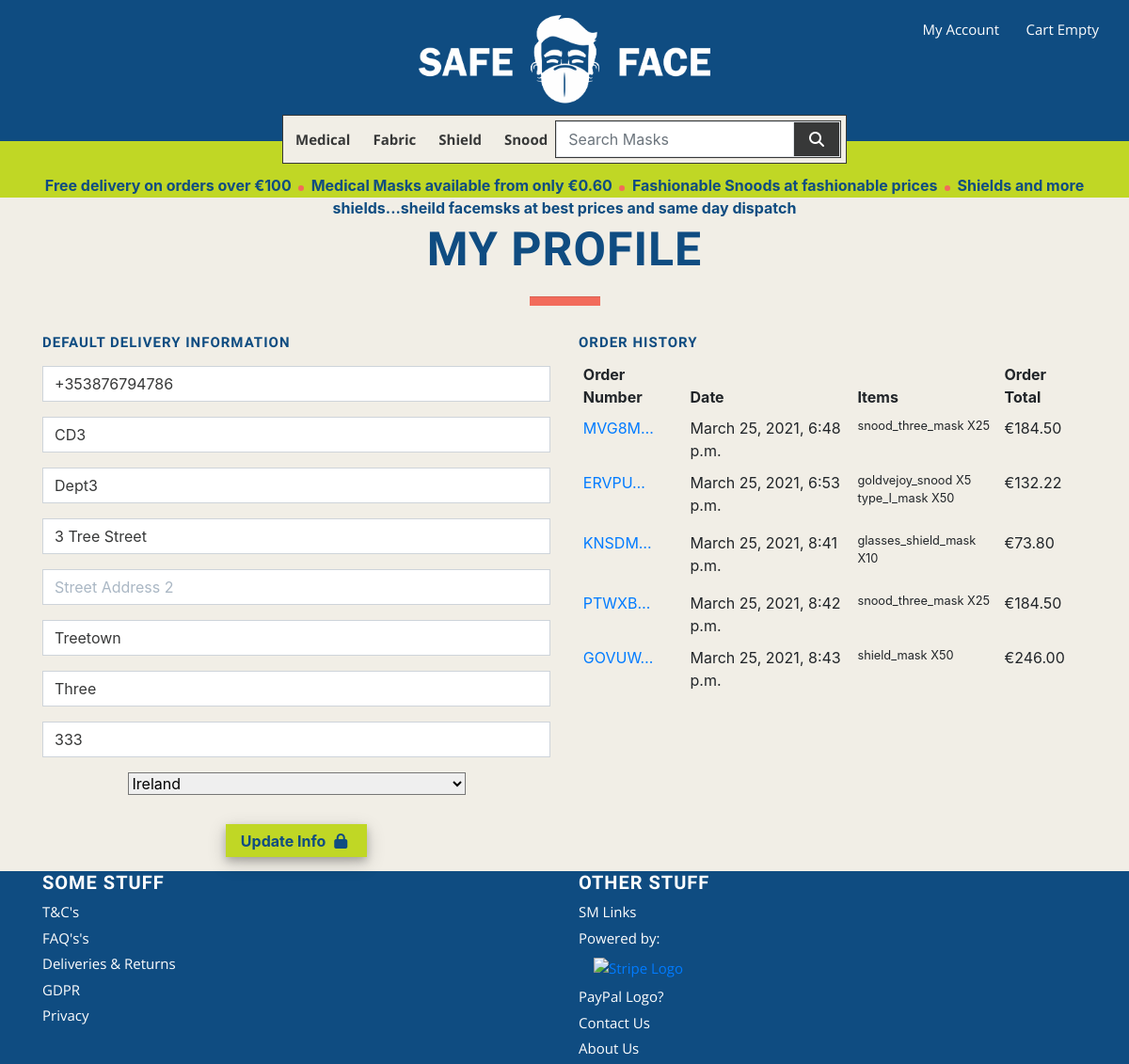
The page /profile/ (signed in) on the database its author committed.
### profiles/models.py (models this page shows, shortened)
class UserProfile(models.Model):
    user = models.OneToOneField(User, on_delete=models.CASCADE)
    default_phone_number = models.CharField(max_length=20,
                                            null=True, blank=True)
    default_company_name = models.CharField(max_length=254,
                                            null=True, blank=True)
    default_department = models.CharField(max_length=254,
                                          null=True, blank=True)
    default_street_address1 = models.CharField(max_length=80,
                                               null=True, blank=True)
    default_street_address2 = models.CharField(max_length=80,
                                               null=True, blank=True)
    default_town_or_city = models.CharField(max_length=40,
                                            null=True, blank=True)
    default_county = models.CharField(max_length=80,
                                      null=True, blank=True)
    default_postcode = models.CharField(max_length=20,
                                        null=True, blank=True)
    default_country = CountryField(blank_label='Country',
                                   null=True, blank=True)

### checkout/models.py (models this page shows, shortened)
class Order(models.Model):
    order_number = models.CharField(max_length=32, null=False, editable=False)
    user_profile = models.ForeignKey(UserProfile, on_delete=models.SET_NULL,
                                     null=True, blank=True, related_name='orders')
    date = models.DateTimeField(auto_now_add=True)
    full_name = models.CharField(max_length=50, null=False, blank=False)
    email = models.EmailField(max_length=254, null=False, blank=False)
    phone_number = models.CharField(max_length=20, null=False, blank=False)
    company_name = models.CharField(max_length=254, null=False, blank=False)
    department = models.CharField(max_length=254, null=True, blank=True)
    street_address1 = models.CharField(max_length=80, null=False, blank=False)
    street_address2 = models.CharField(max_length=80, null=True, blank=True)
    town_or_city = models.CharField(max_length=40, null=False, blank=False)
    county = models.CharField(max_length=80, null=True, blank=True)
    postcode = models.CharField(max_length=20, null=True, blank=True)
    country = CountryField(blank_label='Country *', null=False, blank=False)
    products_total = models.DecimalField(max_digits=6, decimal_places=2, null=False, default=0)
    delivery_cost = models.DecimalField(max_digits=6, decimal_places=2, null=False, default=0)
    sub_total = models.DecimalField(max_digits=6, decimal_places=2, null=False, default=0)
    net_total = models.DecimalField(max_digits=10, decimal_places=2, null=False, default=0)
    vat = models.DecimalField(max_digits=10, decimal_places=2, null=False, default=0)
    gross_total = models.DecimalField(max_digits=10, decimal_places=2, null=False, default=0)
    original_cart = models.TextField(null=False, blank=False, default='')
    stripe_pid = models.CharField(max_length=254, null=False, blank=False, default='')

class OrderLineItem(models.Model):
    order = models.ForeignKey(Order, null=False, blank=False, on_delete=models.CASCADE, related_name='lineitems')
    product = models.ForeignKey(Product, null=False, blank=False, on_delete=models.CASCADE)
    product_colour = models.CharField(max_length=50, null=True, blank=True)
    quantity = models.IntegerField(null=False, blank=False, default=0)
    lineitem_total = models.DecimalField(max_digits=6, decimal_places=2, null=False, blank=False, editable=False)

### products/models.py (models this page shows, shortened)
class Product(models.Model):
    category = models.ForeignKey('Category', null=True, blank=True, on_delete=models.SET_NULL)
    sku = models.CharField(max_length=254, null=True, blank=True)
    name = models.CharField(max_length=254)
    friendly_name = models.CharField(max_length=254, default=1)
    description = models.TextField()
    colours = models.BooleanField(default=False, null=True, blank=True)
    image1_url = models.URLField(max_length=1024, null=True, blank=True)
    image1 = models.ImageField(null=True, blank=True)
    image2_url = models.URLField(max_length=1024, null=True, blank=True)
    image2 = models.ImageField(null=True, blank=True)
    image3_url = models.URLField(max_length=1024, null=True, blank=True)
    image3 = models.ImageField(null=True, blank=True)
    certification = models.CharField(max_length=254, null=True, blank=True)
    standard = models.CharField(max_length=254, null=True, blank=True)
    dimensions = models.CharField(max_length=254, null=True, blank=True)
    material = models.CharField(max_length=254, null=True, blank=True)
    qty_1 = models.IntegerField(default=50)
    price_1 = models.DecimalField(max_digits=6, decimal_places=2, default=1)
    qty_2 = models.IntegerField(default=100)
    price_2 = models.DecimalField(max_digits=6, decimal_places=2, default=0.9)
    qty_3 = models.IntegerField(default=250)
    price_3 = models.DecimalField(max_digits=6, decimal_places=2, default=0.8)
    qty_4 = models.IntegerField(default=500)
    price_4 = models.DecimalField(max_digits=6, decimal_places=2, default=0.7)
    qty_5 = models.IntegerField(default=1000)
    price_5 = models.DecimalField(max_digits=6, decimal_places=2, default=0.6)
    price = models.DecimalField(max_digits=6, decimal_places=2, default=0)

### profiles/views.py (the view)
# urls.py: path('', views.profile, name='profile'),
def profile(request):
    profile = get_object_or_404(UserProfile, user=request.user)
    if request.method == 'POST':
        form = UserProfileForm(request.POST, instance=profile)
        if form.is_valid():
            form.save()
            messages.success(request, 'Profile updated successfuly')
    form = UserProfileForm(instance=profile)
    orders = profile.orders.all()
    template = 'profiles/profile.html'
    context = {
        'form': form,
        'orders': orders,
        'on_profile_page': True
    }
    return render(request, template, context)

### profiles/templates/profiles/profile.html (shortened to what this page needs)
{% extends "base.html" %}
{% load static %}
{% block extra_css %}
    <link rel="stylesheet" href="{% static 'profiles/css/profile.css' %}">
{% endblock %}
{% block content %}
    <div id="body-content-container" class="container">
        <h1>My Profile</h1>
        <hr class="h1-hr">
        <div class="row">
            <div class="col-12 col-lg-6 text-center">
                <h6 class="text-left">Default Delivery Information</h6>
                <form class="mt-3" action="{% url 'profile' %}" methods="POST" id="profile-update-form">
                    {{ form|crispy }}
                    <div class="col-sm-12 col-lg-6 mx-auto">
                        <button id="submit-button" class="btn-std btn rounded-0">
                            Update Info
                            <span class="icon">
                                <i class="fas fa-lock"></i>
                            </span>
                        </button>
                    </div>
                </form>
            </div>
            <div id="order-history" class="col-12 col-lg-6">
                <h6>Order History</h6>
                <div class="order-history table-responsive">
                    <table class="table table-sm table-borderless" data-toggle="table">
                        <thead>
                            <tr>
                                <th data-order="desc" data-field="order_number" data-sortable="true">Order Number</th>
                                <th data-order="desc" data-field="date" data-sortable="true">Date</th>
                                <th data-order="desc" data-field="items" data-sortable="true">Items</th>
                                <th data-order="desc" data-field="order_total" data-sortable="true">Order Total</th>
                            </tr>
                        </thead>
                        <tbody>
                            {% for order in orders %}
                                <tr>
                                    <td>
                                        <a href="{% url 'order_history' order.order_number %}"
                                        title="{{ order.order_number }}">
                                            {{ order.order_number|truncatechars:6 }}
                                        </a>
                                    </td>
                                    <td>{{ order.date }}</td>
                                    <td>
                                        <ul class="list-unstyled">
                                            {% for item in order.lineitems.all %}
                                                <li class="small">
                                                    {{ item.product.name }} X{{ item.quantity }}
                                                </li>
                                            {% endfor %}
                                        </ul>
                                    </td>
                                    <td>€{{ order.gross_total }}</td>
                                </tr>
                            {% endfor %}
                        </tbody>
                    </table>
                </div>
            </div>
        </div>
    </div>
{% endblock %}

### static/css/base.css (style rules this page uses)
html, body, a { padding:0; margin:0; height: 100%; width: 100%; }
body { background-color: var(--beige); height: calc(100vh - 164px); }
:root { --navy: #0F4c81; --red: #F26B5B; --black: #373838; --white: #fefefe; --beige: #F1EEE6; --trans-beige: #E6E6E6; --green: #C0D725; }
h1, h2, h3, h4, h5, h6 { color: var(--navy); font-family: 'Oswald'; text-transform: uppercase; font-weight: bold; letter-spacing: 1px; }
h1 { font-size: 50px; margin-top: 25px; text-align: center; }
h6 { font-size: 15px; }
hr { background-color: var(--red); margin: 0 auto; }
.h1-hr { width: 75px; height: 9px; }
.h1-hr, .h2-hr, .h3-hr, .section-hr { margin-top: 20px; margin-bottom: 30px; }
.shadow, .btn-std { box-shadow: 0 4px 8px 0 rgba(0, 0, 0, 0.2), 0 6px 20px 0 rgba(0, 0, 0, 0.19); }
.icon { align-items: center; display: inline-flex; justify-content: center; height: 1.5rem; width: 1.5rem; }
.btn-std { width: 150px; height: 35px; background-color: var(--green); color: var(--navy); text-align: center; border: none; font-weight: bold; padding: 0; margin: 15px auto 15px auto; }

### profiles/static/profiles/css/profile.css (style rules this page uses)
.order-history { max-height: 416px; overflow-y: auto; }
#profile-update-form .form-control { color: var(--black) }
#profile-update-form input::placeholder { color: #aab7c4; }
#id_default_country, #id_default_country option:not(:first-child) { color: #000; }

### rows shown on the page
UserProfile: default_phone_number "+353876794786", default_company_name "CD3", default_department "Dept3", default_street_address1 "3 Tree Street", default_town_or_city "Treetown", default_county "Three", default_postcode "333", default_country "Ireland"
Order: order_number "MVG8M…", date "March 25, 2021, 6:48 p.m.", gross_total "184.50"
OrderLineItem: product.name "snood_three_mask", quantity "25"
Order: order_number "ERVPU…", date "March 25, 2021, 6:53 p.m.", gross_total "132.22"
OrderLineItem: product.name "goldvejoy_snood", quantity "5"
OrderLineItem: product.name "type_I_mask", quantity "50"
Order: order_number "KNSDM…", date "March 25, 2021, 8:41 p.m.", gross_total "73.80"
OrderLineItem: product.name "glasses_shield_mask", quantity "10"
Order: order_number "PTWXB…", date "March 25, 2021, 8:42 p.m.", gross_total "184.50"
OrderLineItem: product.name "snood_three_mask", quantity "25"
Order: order_number "GOVUW…", date "March 25, 2021, 8:43 p.m.", gross_total "246.00"
OrderLineItem: product.name "shield_mask", quantity "50"

### other values the page prints
{{ free_delivery_threshold }} "100"
